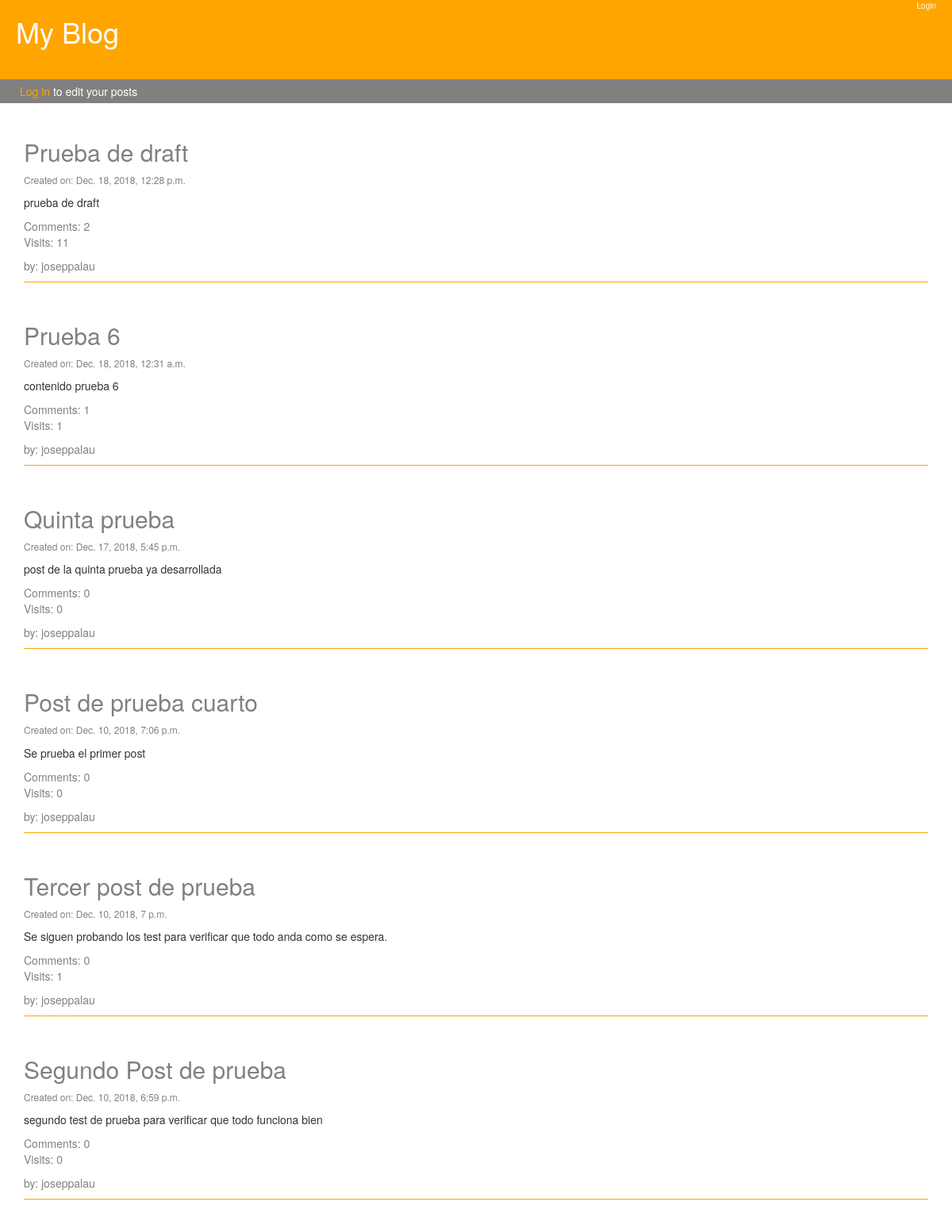
Before: / with the older database file.
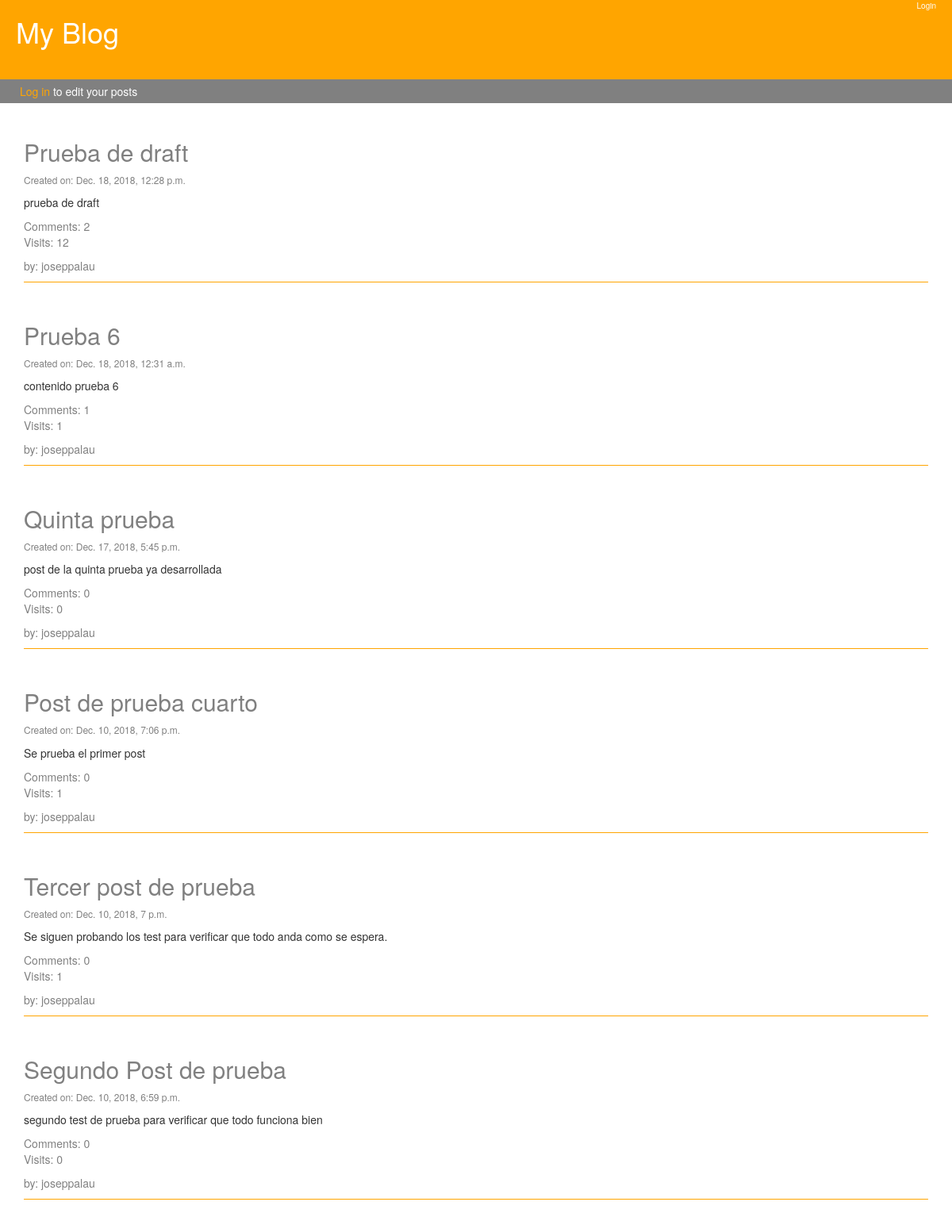
After: the same page with the newer database file.
### blog/models.py (models this page shows, shortened)
class Post(models.Model):
    author = models.ForeignKey('auth.User', on_delete=models.CASCADE)
    title = models.CharField(max_length=200)
    post_text = models.TextField(default=" ")
    created_date = models.DateTimeField(default=timezone.now)
    published_date = models.DateTimeField(blank=True, null=True)
    visits = models.PositiveIntegerField(default=0)
    def approve_comments(self):
        return self.comments.filter(approved=True)

### blog/views.py (the view)
# urls.py: path('', views.post_list, name='post_list'),
def post_list(request):
    posts = Post.objects.filter(published_date__lte=timezone.now()).order_by('-published_date')
    stuff_frontend = {'posts': posts}
    return render(request, 'blog/post_list.html', stuff_frontend)

### blog/templates/blog/post_list.html (shortened to what this page needs)
{% extends 'blog/base.html' %}
{% block content %}
      {% for post in posts %}
      <div class="post">
          <h2><a href="post/{{post.pk}}">{{ post.title }}</a></h2>
          <div class="date"><p>Created on: {{ post.published_date }}</p></div>
          <p>{{ post.post_text }}</p>
          <a href="{% url 'post_detail' pk=post.pk  %}">Comments: {{post.approve_comments.count}}</a>
          <p style="color:grey">Visits: {{ post.visits }}</p>
          <p style="color:grey">by: {{post.author}}</p>
      </div>
      {% endfor %}
{% endblock %}

Changed rows visible on the page:
changed Post "Prueba de draft": visits "11" → "12"
changed Post "Post de prueba cuarto": visits "0" → "1"
